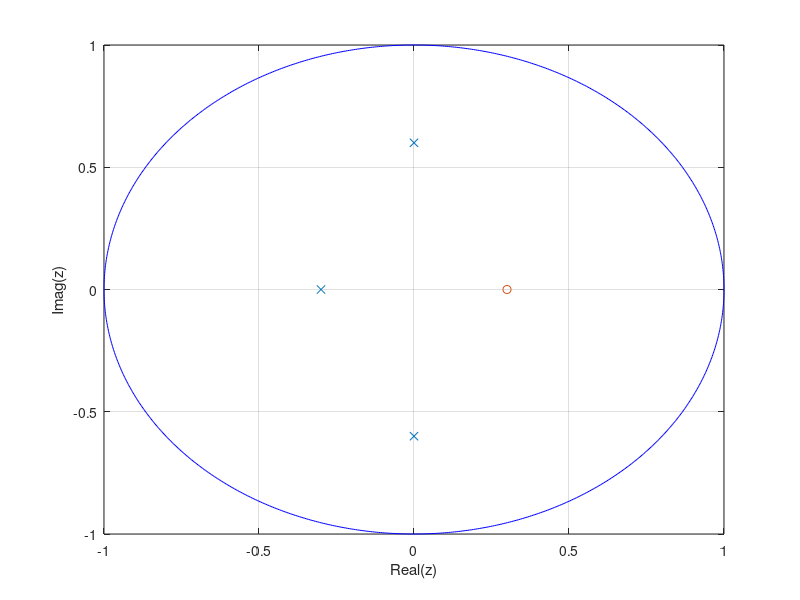

Reproduce this figure in MATLAB. (Note: this script raises an error after producing the figure.)
clc;
clear;

t = linspace(0, 2*pi, 1000);
x = cos(t);
y = sin(t);

z1 = roots([1 -0.3])
p1 = roots([1 0.3 0.36 0.108])

figure(1)
plot(real(p1), imag(p1),'x',real(z1),imag(z1),'o', x,y,'-b');
grid on;
xlabel('Real(z)');
ylabel('Imag(z)');
axis([-1 1 -1 1]);


c_b = 1;
c_a = 1;

%z = 0
for i = 1 : 1 : length(z1)
    c_b = c_b*(0-z1(i));
end
for i = 1 : 1 : length(p1)
    c_a = c_a*(0-p1(i));
end
c0 = c_b/c_a;

syms z;
H_z = (z-0.3)/(z^3+0.3*z^2+0.36*z + 0.108)/z;
for i = 1 : 1 : length(p1)
    H = H_z*(z-p1(i));
    c = H(z==p1(i));
end